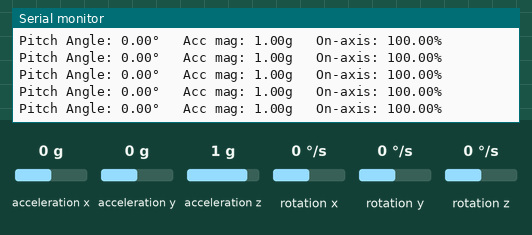
Bench run of a sketch on a simulated Arduino Uno, built with avr-gcc and run on an emulated ATmega328P. Shown: the last lines printed to the serial monitor. Wiring (inferred from the names in the program): MPU-9250 motion sensor at I2C address 0x68. The test bench sets the inputs (shaded band); at power-on: acceleration z 1 g, acceleration x 0 g, acceleration y 0 g, rotation x 0 °/s, rotation y 0 °/s, rotation z 0 °/s.

Above: at 2.6 s.
2.7 s: acceleration z set to 0 g
At 2.71 s:
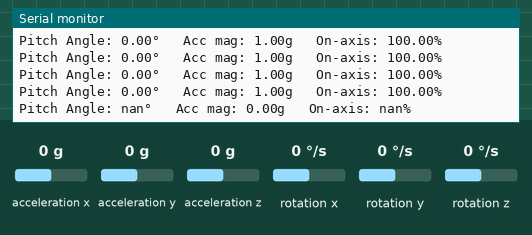
4.6 s: acceleration x set to -1.4 g
At 4.67 s:
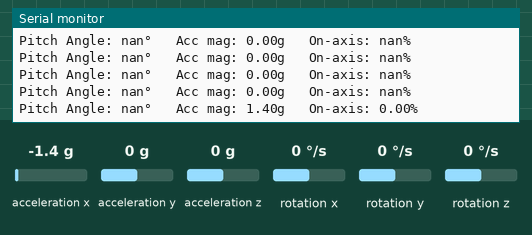
6.5 s: acceleration y set to -1.4 g
At 6.52 s:
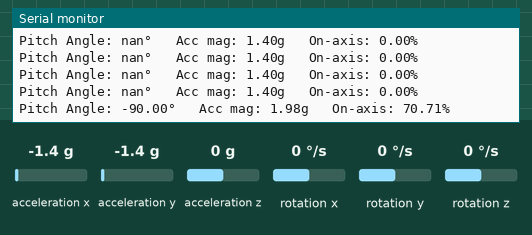
8.0 s: acceleration x set to 0 g
At 8.08 s:
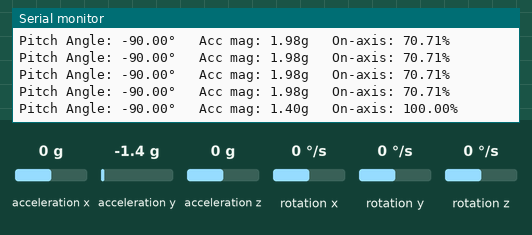
11.0 s: acceleration y set to 0 g
At 11.08 s:
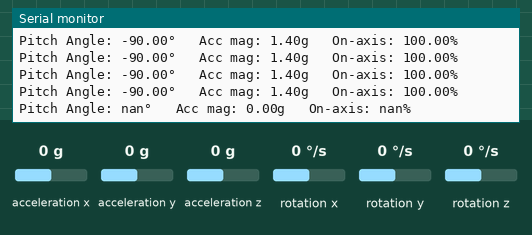
14.0 s: acceleration z set to -1.4 g
At 14.06 s:
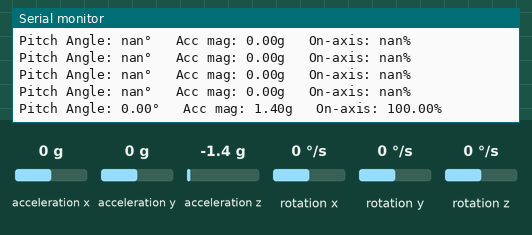
Timing chart, 0 to 17.0 s (numbered marks = the images above; inputs shaded):
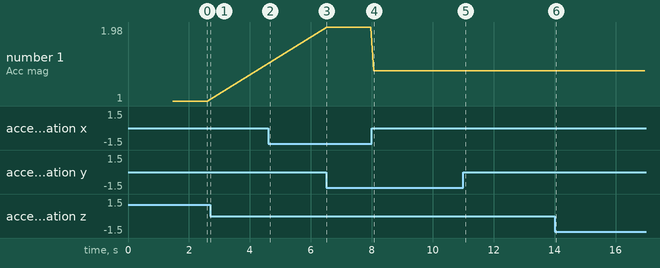

The sketch:

imu_raw.ino
```cpp
#include <Wire.h>
#include <math.h>

#define MPU6500_ADDR 0x68

// Register addresses
#define ACCEL_XOUT_H 0x3B
#define GYRO_XOUT_H  0x43
#define PWR_MGMT_1   0x6B

// Sensitivity scale factors
#define ACCEL_SCALE 16384.0  // For ±2g
#define GYRO_SCALE  131.0    // For ±250°/s

// Calibration offsets
float accelOffsets[3] = {0};
float gyroOffsets[3]  = {0};

void setup() {
  Serial.begin(9600);
  Wire.begin();

  // Wake up MPU6500
  Wire.beginTransmission(MPU6500_ADDR);
  Wire.write(PWR_MGMT_1);
  Wire.write(0x00);

  Wire.endTransmission();
  delay(100);

  Serial.println("Calibrating... Keep device still");
  calibrateMPU6500();
  Serial.println("Calibration complete.");
}

void loop() {
  int16_t rawAccel[3], rawGyro[3];
  readRawAccelGyro(rawAccel, rawGyro);

  // Apply calibration and scale
  float ax = (rawAccel[0] - accelOffsets[0]) / ACCEL_SCALE;
  float ay = (rawAccel[1] - accelOffsets[1]) / ACCEL_SCALE;
  float az = (rawAccel[2] - accelOffsets[2]) / ACCEL_SCALE;

  float gx = (rawGyro[0] - gyroOffsets[0]) / GYRO_SCALE;
  float gy = (rawGyro[1] - gyroOffsets[1]) / GYRO_SCALE;
  float gz = (rawGyro[2] - gyroOffsets[2]) / GYRO_SCALE;

  // Calculates pitch angle
  float theta = atan(ay/az)*180/M_PI;
  Serial.print("Pitch Angle: ");
  Serial.print(theta);

  // Acceleration magnitude
  float acceleration = sqrt(pow(ax, 2) + pow(ay, 2) + pow(az, 2));
  Serial.print("°   Acc mag: ");
  Serial.print(acceleration);

  // On-axis acceleration %
  float acc_on_axis = sqrt(pow(ay, 2) + pow(az, 2)) / acceleration * 100;
  Serial.print("g   On-axis: ");
  Serial.print(acc_on_axis);
  Serial.println("%");


  delay(100);
}

void readRawAccelGyro(int16_t* accel, int16_t* gyro) {
  Wire.beginTransmission(MPU6500_ADDR);
  Wire.write(ACCEL_XOUT_H);
  Wire.endTransmission(false);
  Wire.requestFrom(MPU6500_ADDR, 14);

  if (Wire.available() == 14) {
    accel[0] = (Wire.read() << 8) | Wire.read();  // Accel X
    accel[1] = (Wire.read() << 8) | Wire.read();  // Accel Y
    accel[2] = (Wire.read() << 8) | Wire.read();  // Accel Z
    Wire.read(); Wire.read();  // Skip temperature
    gyro[0]  = (Wire.read() << 8) | Wire.read();  // Gyro X
    gyro[1]  = (Wire.read() << 8) | Wire.read();  // Gyro Y
    gyro[2]  = (Wire.read() << 8) | Wire.read();  // Gyro Z
  }
}

void calibrateMPU6500() {
  const int samples = 200;
  long accelSum[3] = {0};
  long gyroSum[3]  = {0};

  for (int i = 0; i < samples; i++) {
    int16_t a[3], g[3];
    readRawAccelGyro(a, g);
    for (int j = 0; j < 3; j++) {
      accelSum[j] += a[j];
      gyroSum[j]  += g[j];
    }
    delay(5);
  }

  for (int i = 0; i < 3; i++) {
    accelOffsets[i] = accelSum[i] / (float)samples;
    gyroOffsets[i]  = gyroSum[i] / (float)samples;
  }

  // Optional: For Z axis, subtract 1g from accel offset (assuming device is upright)
  accelOffsets[2] -= ACCEL_SCALE;
}
```

Measured:
- after the input at 2.7 s, the serial monitor: prints a new line at once (image 1)
- after the input at 4.6 s, the serial monitor: prints a new line after 0.06 s (image 2)
- after the input at 6.5 s, the serial monitor: prints a new line at once (image 3)
- after the input at 8.0 s, the serial monitor: prints a new line after 0.07 s (image 4)
- after the input at 11.0 s, the serial monitor: prints a new line after 0.08 s (image 5)
- after the input at 14.0 s, the serial monitor: prints a new line after 0.06 s (image 6)
- plotted number 1: 1 → 1.98 after the input at 6.5 s
